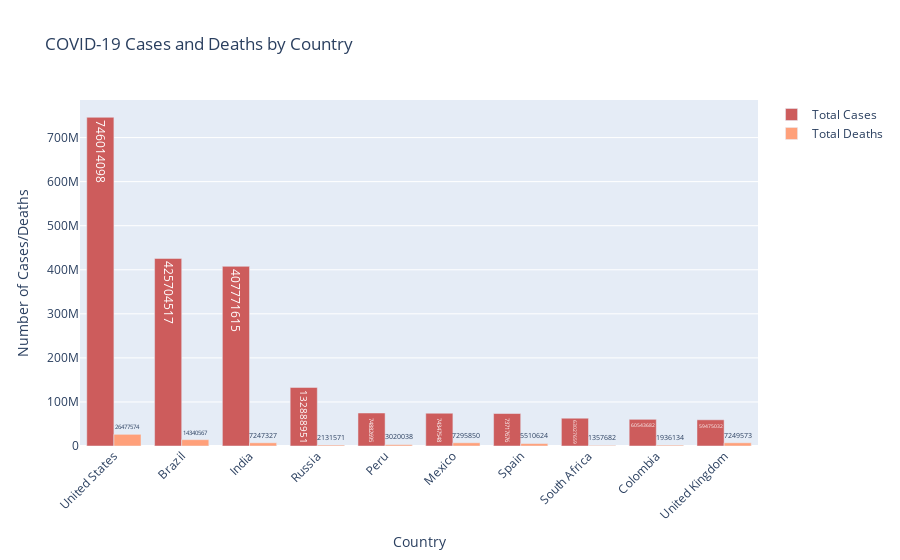

The code cell stored with this chart in its notebook:
### Code cell
fig = go.Figure()
fig.add_trace(go.Bar(
    x=data["Country"],
    y=data["Total Cases"],
    name='Total Cases',
    marker_color='indianred',
    text=data["Total Cases"],
    textposition='auto'
))
fig.add_trace(go.Bar(
    x=data["Country"],
    y=data["Total Deaths"],
    name='Total Deaths',
    marker_color='lightsalmon',
    text=data["Total Deaths"],
    textposition='auto'
))
fig.update_layout(
    barmode='group',
    xaxis_tickangle=-45,
    title="COVID-19 Cases and Deaths by Country",
    xaxis_title="Country",
    yaxis_title="Number of Cases/Deaths"
)
fig.show()

### Figure 1 — Plotly figure (JSON) as saved in the notebook; plotly's stock layout.template omitted (floating-point values rounded to 4 significant figures)
{"data": [{"marker": {"color": "indianred"}, "name": "Total Cases", "text": [746014098, 425704517, 407771615, 132888951, 74882695, 74347548, 73717676, 63027659, 60543682, 59475032], "textposition": "auto", "type": "bar", "x": ["United States", "Brazil", "India", "Russia", "Peru", "Mexico", "Spain", "South Africa", "Colombia", "United Kingdom"], "y": [746014098, 425704517, 407771615, 132888951, 74882695, 74347548, 73717676, 63027659, 60543682, 59475032]}, {"marker": {"color": "lightsalmon"}, "name": "Total Deaths", "text": [26477574, 14340567, 7247327, 2131571, 3020038, 7295850, 5510624, 1357682, 1936134, 7249573], "textposition": "auto", "type": "bar", "x": ["United States", "Brazil", "India", "Russia", "Peru", "Mexico", "Spain", "South Africa", "Colombia", "United Kingdom"], "y": [26477574, 14340567, 7247327, 2131571, 3020038, 7295850, 5510624, 1357682, 1936134, 7249573]}], "layout": {"barmode": "group", "title": {"text": "COVID-19 Cases and Deaths by Country"}, "xaxis": {"tickangle": -45, "title": {"text": "Country"}}, "yaxis": {"title": {"text": "Number of Cases/Deaths"}}}}
